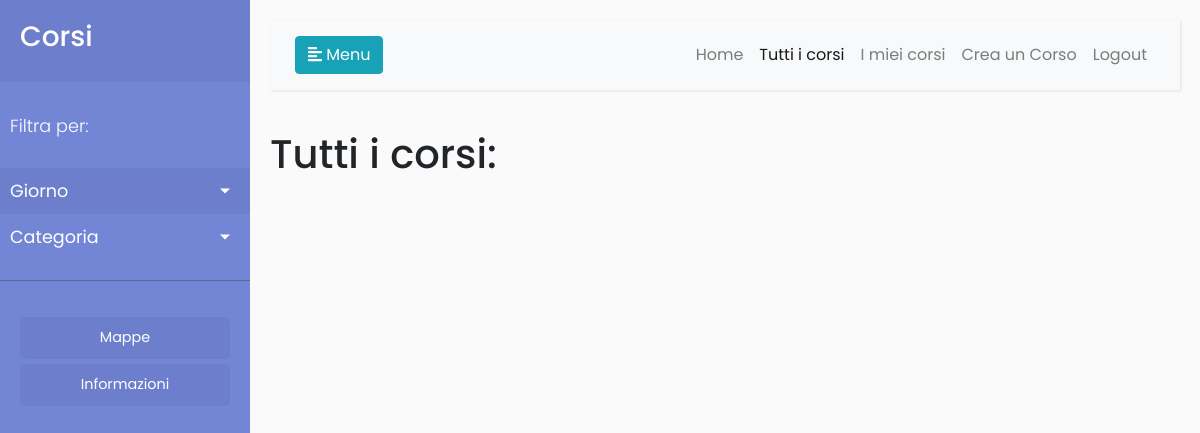
Before: /corsi/ (signed in) with the older database file.
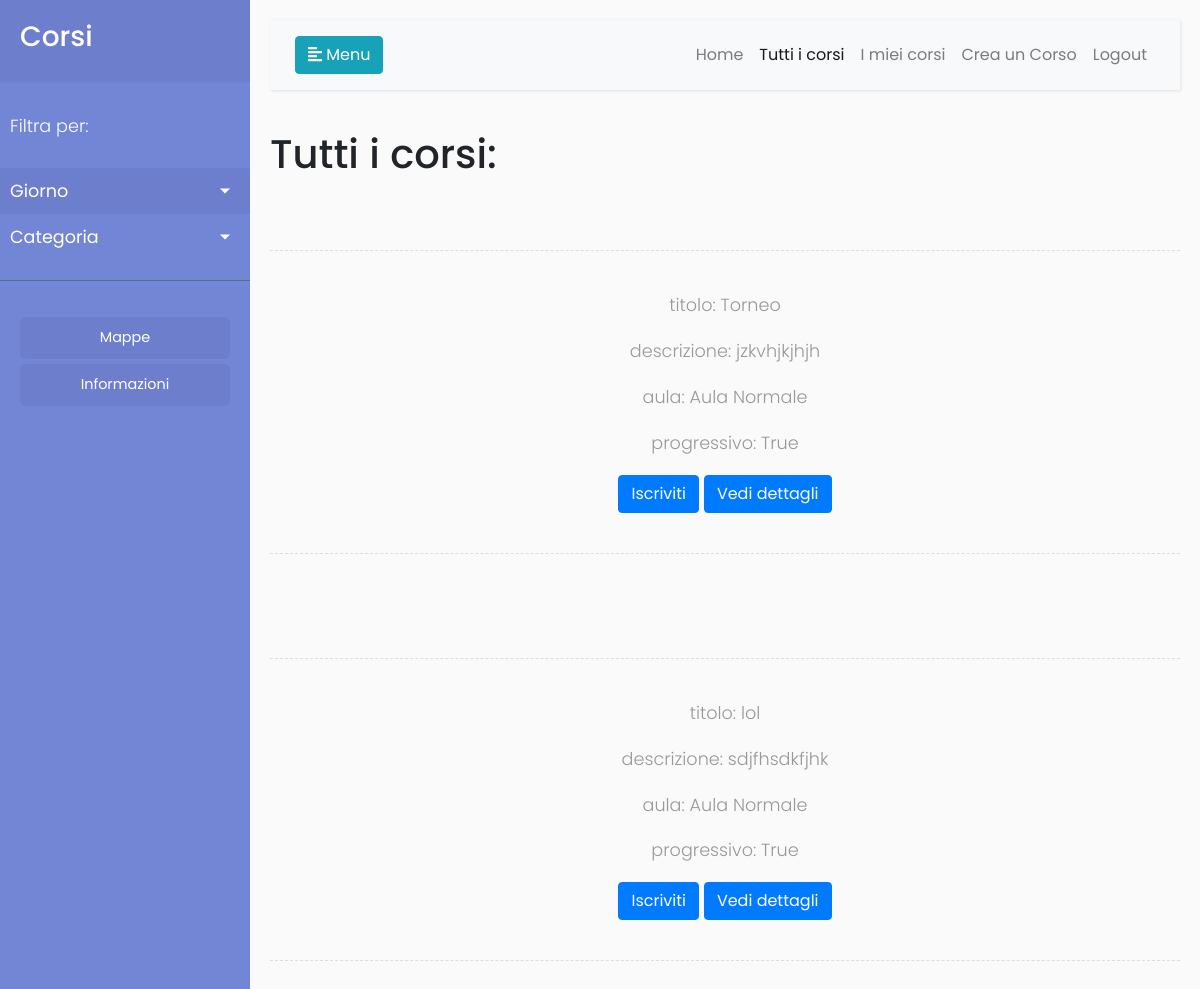
After: the same page with the newer database file.
### app/models.py (models this page shows, shortened)
class Corso(models.Model):
    nome = models.CharField(max_length=100)
    descrizione = models.TextField(max_length=1500)
    is_progressive = models.BooleanField(default=True)
    fasce = models.ManyToManyField('Fascia')
    aula = models.ForeignKey('Aula', on_delete=models.CASCADE, related_name='aula')
    creatore = models.ForeignKey('Utente', on_delete=models.CASCADE, related_name='creatore')
    ospitanti = models.ManyToManyField('Utente')
    iscritti = models.ManyToManyField('Utente', related_name='iscritti')
    convalidato = models.BooleanField(default=False)

class Aula(models.Model):
    nome_aula = models.CharField(
        max_length=100,
        choices=([
            ('Palestra', 'Palestra'),
            ('Aula Normale', 'Aula Normale'),
            ('Aula Magna', 'Aula Magna'),
            ('Laboratorio di informatica', 'Laboratorio di informatica'),
        ]),
    )
    capacita = models.IntegerField(default=30)

### app/views.py (the view)
# urls.py: url(r'^corsi/$', views.corsi),
@login_required(login_url='/login/')
def corsi(request):
	corsi = Corso.objects.filter(convalidato=True)
	return render(request, 'corsi/corsi.html', {'corsi': corsi})

### app/templates/corsi/corsi.html (shortened to what this page needs)
{% extends 'base.html' %}
{% block head %}
  <link rel="stylesheet" href="https://unpkg.com/purecss@1.0.0/build/base-min.css">
  <link rel="stylesheet" href="https://unpkg.com/purecss@1.0.0/build/grids-min.css">
  <link rel="stylesheet" href="https://unpkg.com/purecss@1.0.0/build/grids-responsive-min.css">
{% endblock %}
{% block content %}
<h1>Tutti i corsi:</h1> <br>
{% for corso in corsi %}
<div class="line"></div>
<div class="pure-g">
    <div class="pure-u-md-1-2 pure-u-sm-1-1 pure-u-1-1 pure-u-lg-1-2 pure-u-xl-1-5 centered-text"><p>titolo: {{ corso.nome }}</p></div>
    <div class="pure-u-md-1-2 pure-u-sm-1-1 pure-u-1-1 pure-u-lg-1-2 pure-u-xl-1-5 centered-text"><p>descrizione: {{corso.descrizione}}</p></div>
    <div class="pure-u-md-1-3 pure-u-sm-1-1 pure-u-1-1 pure-u-lg-1-3 pure-u-xl-1-5 centered-text"><p>aula: {{corso.aula.nome_aula}}</p></div>
    <div class="pure-u-md-1-3 pure-u-sm-1-1 pure-u-1-1 pure-u-lg-1-3 pure-u-xl-1-5 centered-text"><p>progressivo: {{corso.is_progressive}}</p></div>
    <div class="pure-u-md-1-3 pure-u-sm-1-1 pure-u-1-1 pure-u-lg-1-3 pure-u-xl-1-5 centered-text"><p>
      <button class="btn btn-primary"><a href='/iscriviti/{{corso.id}}'>Iscriviti</a></button>
      <button class="btn btn-primary">Vedi dettagli</button>
    </p></div>
    <div class="line"></div>
</div>
<br>
{% endfor %}
{% endblock %}

### app/templates/base.html (shortened to what this page needs)
{% load staticfiles %}
{% load static %}
<html>
<head>
  {% block head %}
  {% endblock %}
    <link rel="stylesheet" href="https://stackpath.bootstrapcdn.com/bootstrap/4.1.0/css/bootstrap.min.css">
    <link rel="stylesheet" href="{% static 'css/style.css' %}">
		<link rel="stylesheet" href="{% static 'css/sidebar.css' %}">
</head>
<body>
    <div class="wrapper">
        <nav id="sidebar">
            <div class="sidebar-header">
                <h3>Corsi</h3>
            </div>
            <ul class="list-unstyled components">
                <p>Filtra per: </p>
                <li class="active">
                    <a href="#homeSubmenu" data-toggle="collapse" aria-expanded="false" class="dropdown-toggle">Giorno</a>
                </li>
                <li>
                    <a href="#pageSubmenu" data-toggle="collapse" aria-expanded="false" class="dropdown-toggle">Categoria</a>
                </li>
            </ul>
            <ul class="list-unstyled CTAs">
                <li>
                    <a class="article" href="/mappe/">Mappe</a>
                </li>
                <li>
                    <a class="article" href="/informazioni/">Informazioni</a>
                </li>
            </ul>
        </nav>
        <div id="content">
            <nav class="navbar navbar-expand-lg navbar-light bg-light">
                <div class="container-fluid">
                    <button type="button" id="menuButton" class="btn btn-info" onclick="show_menu()">
                        <i class="fas fa-align-left"></i>
                        <span>Menu</span>
                    </button>
                    <div class="collapse navbar-collapse" id="navbarSupportedContent">
                        <ul class="nav navbar-nav ml-auto">
													<li class="nav-item active" id="homelink">
															<a class="nav-link" href="/">Home</a>
													</li>
													<li class="nav-item" id="tutticorsi">
															<a class="nav-link" href="/corsi/" >Tutti i corsi</a>
													</li>
                            <li class="nav-item"  id="mieicorsi">
                                <a class="nav-link" href="/mieicorsi/">I miei corsi</a>
                            </li>
														<li class="nav-item" id="creacorso">
                                <a class="nav-link" href="/creacorso/">Crea un Corso</a>
                            </li>
                            <li class="nav-item">
                                <a class="nav-link" href="/logout/">Logout</a>
                            </li>
                        </ul>
                    </div>
                </div>
            </nav>
            {% block content %}
						{% endblock %}
        </div>
    </div>
</body>
</html>

### app/static/css/style.css (style rules this page uses)
* { margin: 0; padding: 0; border: 0; outline: 0; font-size: 100%; vertical-align: baseline; background: transparent; }
.centered-text { text-align:center; }

### app/static/css/sidebar.css (style rules this page uses)
body { font-family: 'Poppins', sans-serif; background: #fafafa; }
p { font-family: 'Poppins', sans-serif; font-size: 1.1em; font-weight: 300; line-height: 1.7em; color: #999; }
a, a:hover, a:focus { color: inherit; text-decoration: none; transition: all 0.3s; }
.navbar { padding: 15px 10px; background: #fff; border: none; border-radius: 0; margin-bottom: 40px; box-shadow: 1px 1px 3px rgba(0, 0, 0, 0.1); }
.line { width: 100%; height: 1px; border-bottom: 1px dashed #ddd; margin: 40px 0; }
.wrapper { display: flex; width: 100%; align-items: stretch; }
#sidebar { min-width: 250px; max-width: 250px; background: #7386D5; color: #fff; transition: all 0.3s; }
#sidebar .sidebar-header { padding: 20px; background: #6d7fcc; }
#sidebar ul.components { padding: 20px 0; border-bottom: 1px solid #47748b; }
#sidebar ul p { color: #fff; padding: 10px; }
#sidebar ul li a { padding: 10px; font-size: 1.1em; display: block; }
#sidebar ul li.active>a, a[aria-expanded="true"] { color: #fff; background: #6d7fcc; }
a[data-toggle="collapse"] { position: relative; }
.dropdown-toggle::after { display: block; position: absolute; top: 50%; right: 20px; transform: translateY(-50%); }
ul.CTAs { padding: 20px; }
ul.CTAs a { text-align: center; font-size: 0.9em !important; display: block; border-radius: 5px; margin-bottom: 5px; }
a.article, a.article:hover { background: #6d7fcc !important; color: #fff !important; }
#content { width: 100%; padding: 20px; min-height: 100vh; transition: all 0.3s; }

Changed rows visible on the page:
added Corso: nome "Torneo", descrizione "jzkvhjkjhjh", aula.nome_aula "Aula Normale", is_progressive "True"
added Corso: nome "lol", descrizione "sdjfhsdkfjhk", aula.nome_aula "Aula Normale", is_progressive "True"
